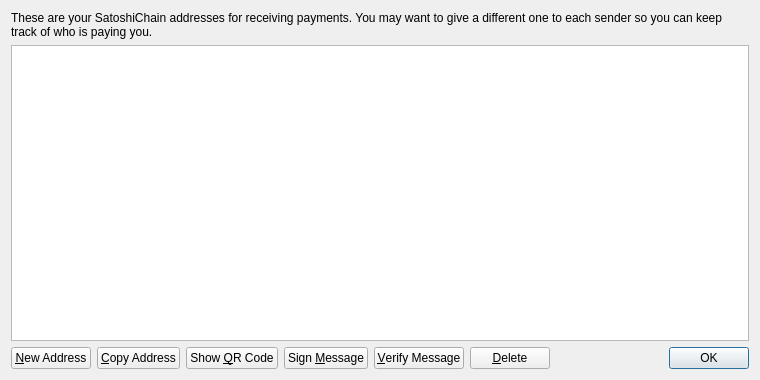
<?xml version="1.0" encoding="UTF-8"?>
<ui version="4.0">
 <class>AddressBookPage</class>
 <widget class="QWidget" name="AddressBookPage">
  <property name="geometry">
   <rect>
    <x>0</x>
    <y>0</y>
    <width>760</width>
    <height>380</height>
   </rect>
  </property>
  <property name="windowTitle">
   <string>Address Book</string>
  </property>
  <layout class="QVBoxLayout" name="verticalLayout">
   <item>
    <widget class="QLabel" name="labelExplanation">
     <property name="text">
      <string>These are your SatoshiChain addresses for receiving payments. You may want to give a different one to each sender so you can keep track of who is paying you.</string>
     </property>
     <property name="textFormat">
      <enum>Qt::PlainText</enum>
     </property>
     <property name="wordWrap">
      <bool>true</bool>
     </property>
    </widget>
   </item>
   <item>
    <widget class="QTableView" name="tableView">
     <property name="contextMenuPolicy">
      <enum>Qt::CustomContextMenu</enum>
     </property>
     <property name="toolTip">
      <string>Double-click to edit address or label</string>
     </property>
     <property name="tabKeyNavigation">
      <bool>false</bool>
     </property>
     <property name="selectionMode">
      <enum>QAbstractItemView::SingleSelection</enum>
     </property>
     <property name="selectionBehavior">
      <enum>QAbstractItemView::SelectRows</enum>
     </property>
     <property name="sortingEnabled">
      <bool>true</bool>
     </property>
     <attribute name="verticalHeaderVisible">
      <bool>false</bool>
     </attribute>
    </widget>
   </item>
   <item>
    <layout class="QHBoxLayout" name="horizontalLayout">
     <item>
      <widget class="QPushButton" name="newAddressButton">
       <property name="toolTip">
        <string>Create a new address</string>
       </property>
       <property name="text">
        <string>&amp;New Address</string>
       </property>
      </widget>
     </item>
     <item>
      <widget class="QPushButton" name="copyToClipboard">
       <property name="toolTip">
        <string>Copy the currently selected address to the system clipboard</string>
       </property>
       <property name="text">
        <string>&amp;Copy Address</string>
       </property>
      </widget>
     </item>
     <item>
      <widget class="QPushButton" name="showQRCode">
       <property name="text">
        <string>Show &amp;QR Code</string>
       </property>
      </widget>
     </item>
     <item>
      <widget class="QPushButton" name="signMessage">
       <property name="toolTip">
        <string>Sign a message to prove you own a SatoshiChain address</string>
       </property>
       <property name="text">
        <string>Sign &amp;Message</string>
       </property>
      </widget>
     </item>
     <item>
      <widget class="QPushButton" name="verifyMessage">
       <property name="toolTip">
        <string>Verify a message to ensure it was signed with a specified SatoshiChain address</string>
       </property>
       <property name="text">
        <string>&amp;Verify Message</string>
       </property>
      </widget>
     </item>
     <item>
      <widget class="QPushButton" name="deleteButton">
       <property name="toolTip">
        <string>Delete the currently selected address from the list</string>
       </property>
       <property name="text">
        <string>&amp;Delete</string>
       </property>
      </widget>
     </item>
     <item>
      <spacer name="horizontalSpacer">
       <property name="orientation">
        <enum>Qt::Horizontal</enum>
       </property>
       <property name="sizeHint" stdset="0">
        <size>
         <width>40</width>
         <height>20</height>
        </size>
       </property>
      </spacer>
     </item>
     <item>
      <widget class="QDialogButtonBox" name="buttonBox">
       <property name="sizePolicy">
        <sizepolicy hsizetype="Maximum" vsizetype="Fixed">
         <horstretch>0</horstretch>
         <verstretch>0</verstretch>
        </sizepolicy>
       </property>
       <property name="standardButtons">
        <set>QDialogButtonBox::Ok</set>
       </property>
      </widget>
     </item>
    </layout>
   </item>
  </layout>
 </widget>
 <resources>
  <include location="../bitcoin.qrc"/>
 </resources>
 <connections/>
</ui>
